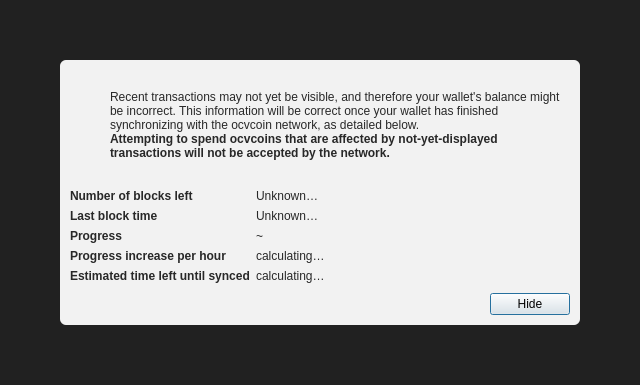
<?xml version="1.0" encoding="UTF-8"?>
<ui version="4.0">
 <class>ModalOverlay</class>
 <widget class="QWidget" name="ModalOverlay">
  <property name="geometry">
   <rect>
    <x>0</x>
    <y>0</y>
    <width>640</width>
    <height>385</height>
   </rect>
  </property>
  <property name="windowTitle">
   <string>Form</string>
  </property>
  <layout class="QVBoxLayout" name="verticalLayout" stretch="0">
   <property name="sizeConstraint">
    <enum>QLayout::SetDefaultConstraint</enum>
   </property>
   <property name="leftMargin">
    <number>0</number>
   </property>
   <property name="topMargin">
    <number>0</number>
   </property>
   <property name="rightMargin">
    <number>0</number>
   </property>
   <property name="bottomMargin">
    <number>0</number>
   </property>
   <item>
    <widget class="QWidget" name="bgWidget" native="true">
     <property name="styleSheet">
      <string notr="true">#bgWidget { background: rgba(0,0,0,220); }</string>
     </property>
     <layout class="QVBoxLayout" name="verticalLayoutMain" stretch="1">
      <property name="leftMargin">
       <number>60</number>
      </property>
      <property name="topMargin">
       <number>60</number>
      </property>
      <property name="rightMargin">
       <number>60</number>
      </property>
      <property name="bottomMargin">
       <number>60</number>
      </property>
      <item>
       <widget class="QWidget" name="contentWidget" native="true">
        <property name="styleSheet">
         <string notr="true">#contentWidget { background: rgba(255,255,255,240); border-radius: 6px; }

QLabel { color: rgb(40,40,40);  }</string>
        </property>
        <layout class="QVBoxLayout" name="verticalLayoutSub" stretch="1,0,0,0">
         <property name="spacing">
          <number>0</number>
         </property>
         <property name="leftMargin">
          <number>10</number>
         </property>
         <property name="topMargin">
          <number>10</number>
         </property>
         <property name="rightMargin">
          <number>10</number>
         </property>
         <property name="bottomMargin">
          <number>10</number>
         </property>
         <item>
          <layout class="QHBoxLayout" name="horizontalLayoutIconText" stretch="0,1">
           <property name="topMargin">
            <number>20</number>
           </property>
           <item>
            <layout class="QVBoxLayout" name="verticalLayoutIcon">
             <property name="leftMargin">
              <number>0</number>
             </property>
             <item>
              <widget class="QPushButton" name="warningIcon">
               <property name="enabled">
                <bool>false</bool>
               </property>
               <property name="text">
                <string/>
               </property>
               <property name="icon">
                <iconset>
                 <normaloff>:/icons/warning</normaloff>
                 <disabledoff>:/icons/warning</disabledoff>:/icons/warning</iconset>
               </property>
               <property name="iconSize">
                <size>
                 <width>48</width>
                 <height>48</height>
                </size>
               </property>
               <property name="flat">
                <bool>true</bool>
               </property>
              </widget>
             </item>
             <item>
              <spacer name="verticalSpacerWarningIcon">
               <property name="orientation">
                <enum>Qt::Vertical</enum>
               </property>
               <property name="sizeHint" stdset="0">
                <size>
                 <width>20</width>
                 <height>40</height>
                </size>
               </property>
              </spacer>
             </item>
            </layout>
           </item>
           <item>
            <layout class="QVBoxLayout" name="verticalLayoutInfoText">
             <property name="leftMargin">
              <number>0</number>
             </property>
             <property name="topMargin">
              <number>0</number>
             </property>
             <item>
              <widget class="QLabel" name="infoText">
               <property name="text">
                <string>Recent transactions may not yet be visible, and therefore your wallet's balance might be incorrect. This information will be correct once your wallet has finished synchronizing with the ocvcoin network, as detailed below.</string>
               </property>
               <property name="textFormat">
                <enum>Qt::RichText</enum>
               </property>
               <property name="wordWrap">
                <bool>true</bool>
               </property>
              </widget>
             </item>
             <item>
              <widget class="QLabel" name="infoTextStrong">
               <property name="font">
                <font>
                 <weight>75</weight>
                 <bold>true</bold>
                </font>
               </property>
               <property name="text">
                <string>Attempting to spend ocvcoins that are affected by not-yet-displayed transactions will not be accepted by the network.</string>
               </property>
               <property name="textFormat">
                <enum>Qt::RichText</enum>
               </property>
               <property name="wordWrap">
                <bool>true</bool>
               </property>
              </widget>
             </item>
             <item>
              <spacer name="verticalSpacerInTextSpace">
               <property name="orientation">
                <enum>Qt::Vertical</enum>
               </property>
               <property name="sizeHint" stdset="0">
                <size>
                 <width>20</width>
                 <height>40</height>
                </size>
               </property>
              </spacer>
             </item>
            </layout>
           </item>
          </layout>
         </item>
         <item>
          <spacer name="verticalSpacerAfterText">
           <property name="orientation">
            <enum>Qt::Vertical</enum>
           </property>
           <property name="sizeHint" stdset="0">
            <size>
             <width>20</width>
             <height>40</height>
            </size>
           </property>
          </spacer>
         </item>
         <item>
          <layout class="QFormLayout" name="formLayout">
           <property name="fieldGrowthPolicy">
            <enum>QFormLayout::FieldsStayAtSizeHint</enum>
           </property>
           <property name="horizontalSpacing">
            <number>6</number>
           </property>
           <property name="verticalSpacing">
            <number>6</number>
           </property>
           <property name="topMargin">
            <number>10</number>
           </property>
           <item row="0" column="0">
            <widget class="QLabel" name="labelNumberOfBlocksLeft">
             <property name="font">
              <font>
               <weight>75</weight>
               <bold>true</bold>
              </font>
             </property>
             <property name="text">
              <string>Number of blocks left</string>
             </property>
            </widget>
           </item>
           <item row="0" column="1">
            <widget class="QLabel" name="numberOfBlocksLeft">
             <property name="text">
              <string>Unknown…</string>
             </property>
            </widget>
           </item>
           <item row="1" column="0">
            <widget class="QLabel" name="labelLastBlockTime">
             <property name="font">
              <font>
               <weight>75</weight>
               <bold>true</bold>
              </font>
             </property>
             <property name="text">
              <string>Last block time</string>
             </property>
            </widget>
           </item>
           <item row="1" column="1">
            <widget class="QLabel" name="newestBlockDate">
             <property name="sizePolicy">
              <sizepolicy hsizetype="Maximum" vsizetype="Preferred">
               <horstretch>0</horstretch>
               <verstretch>0</verstretch>
              </sizepolicy>
             </property>
             <property name="text">
              <string>Unknown…</string>
             </property>
            </widget>
           </item>
           <item row="2" column="0">
            <widget class="QLabel" name="labelSyncDone">
             <property name="font">
              <font>
               <weight>75</weight>
               <bold>true</bold>
              </font>
             </property>
             <property name="text">
              <string>Progress</string>
             </property>
            </widget>
           </item>
           <item row="2" column="1">
            <layout class="QHBoxLayout" name="horizontalLayoutSync" stretch="0,1">
             <item>
              <widget class="QLabel" name="percentageProgress">
               <property name="text">
                <string notr="true">~</string>
               </property>
              </widget>
             </item>
            </layout>
           </item>
           <item row="4" column="0">
            <widget class="QLabel" name="labelProgressIncrease">
             <property name="font">
              <font>
               <weight>75</weight>
               <bold>true</bold>
              </font>
             </property>
             <property name="text">
              <string>Progress increase per hour</string>
             </property>
            </widget>
           </item>
           <item row="4" column="1">
            <widget class="QLabel" name="progressIncreasePerH">
             <property name="text">
              <string>calculating…</string>
             </property>
            </widget>
           </item>
           <item row="5" column="0">
            <widget class="QLabel" name="labelEstimatedTimeLeft">
             <property name="font">
              <font>
               <weight>75</weight>
               <bold>true</bold>
              </font>
             </property>
             <property name="text">
              <string>Estimated time left until synced</string>
             </property>
            </widget>
           </item>
           <item row="5" column="1">
            <widget class="QLabel" name="expectedTimeLeft">
             <property name="text">
              <string>calculating…</string>
             </property>
            </widget>
           </item>
          </layout>
         </item>
         <item>
          <layout class="QHBoxLayout" name="horizontalLayoutButtons">
           <property name="leftMargin">
            <number>10</number>
           </property>
           <property name="topMargin">
            <number>10</number>
           </property>
           <item>
            <spacer name="horizontalSpacer">
             <property name="orientation">
              <enum>Qt::Horizontal</enum>
             </property>
             <property name="sizeHint" stdset="0">
              <size>
               <width>40</width>
               <height>20</height>
              </size>
             </property>
            </spacer>
           </item>
           <item>
            <widget class="QPushButton" name="closeButton">
             <property name="text">
              <string>Hide</string>
             </property>
             <property name="shortcut">
              <string>Esc</string>
             </property>
             <property name="focusPolicy">
              <enum>Qt::StrongFocus</enum>
             </property>
             <property name="default">
              <bool>true</bool>
             </property>
            </widget>
           </item>
          </layout>
         </item>
        </layout>
       </widget>
      </item>
     </layout>
    </widget>
   </item>
  </layout>
 </widget>
 <resources/>
 <connections/>
</ui>
